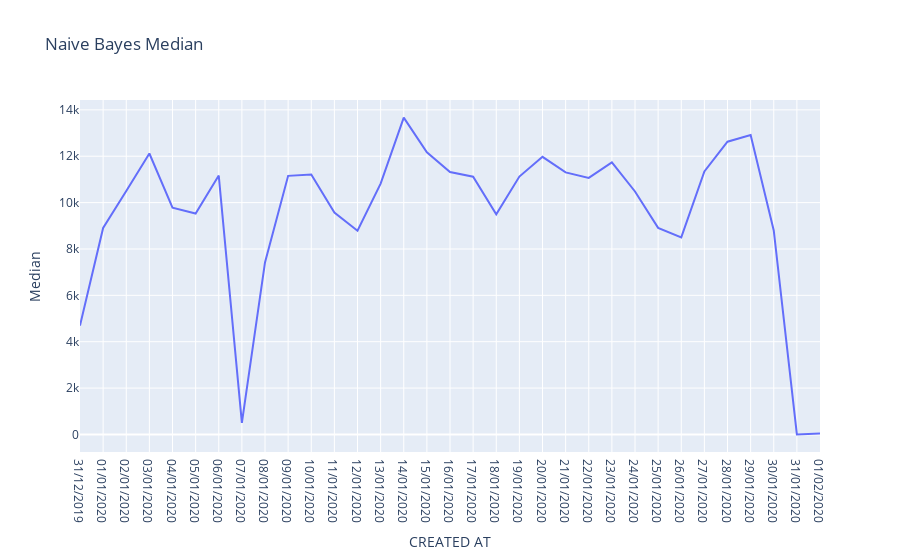

Notebook code for this chart:
### Code cell
Figure3_2 = px.line(naive_bayes_median, x="CREATED AT", y="Median", title='Naive Bayes Median')
Figure3_2.show()

### Figure 1 — Plotly figure (JSON) as saved in the notebook; plotly's stock layout.template omitted (floating-point values rounded to 4 significant figures)
{"data": [{"hoverlabel": {"namelength": 0}, "hovertemplate": "CREATED AT=%{x}<br>Median=%{y}", "legendgroup": "", "line": {"color": "#636efa", "dash": "solid"}, "mode": "lines", "name": "", "showlegend": false, "type": "scatter", "x": ["31/12/2019", "01/01/2020", "02/01/2020", "03/01/2020", "04/01/2020", "05/01/2020", "06/01/2020", "07/01/2020", "08/01/2020", "09/01/2020", "10/01/2020", "11/01/2020", "12/01/2020", "13/01/2020", "14/01/2020", "15/01/2020", "16/01/2020", "17/01/2020", "18/01/2020", "19/01/2020", "20/01/2020", "21/01/2020", "22/01/2020", "23/01/2020", "24/01/2020", "25/01/2020", "26/01/2020", "27/01/2020", "28/01/2020", "29/01/2020", "30/01/2020", "31/01/2020", "01/02/2020"], "xaxis": "x", "y": [4693, 8904, 10500.0, 12120.0, 9784, 9528.0, 11166, 496.5, 7418, 11150.0, 11212, 9572, 8785, 10820.0, 13666, 12170.0, 11320, 11117, 9498.0, 11120.0, 11975, 11303, 11070.0, 11731, 10480.0, 8910.0, 8501, 11343, 12627, 12914, 8800.0, 2, 40], "yaxis": "y"}], "layout": {"legend": {"tracegroupgap": 0}, "title": {"text": "Naive Bayes Median"}, "xaxis": {"anchor": "y", "domain": [0, 1], "title": {"text": "CREATED AT"}}, "yaxis": {"anchor": "x", "domain": [0, 1], "title": {"text": "Median"}}}}
